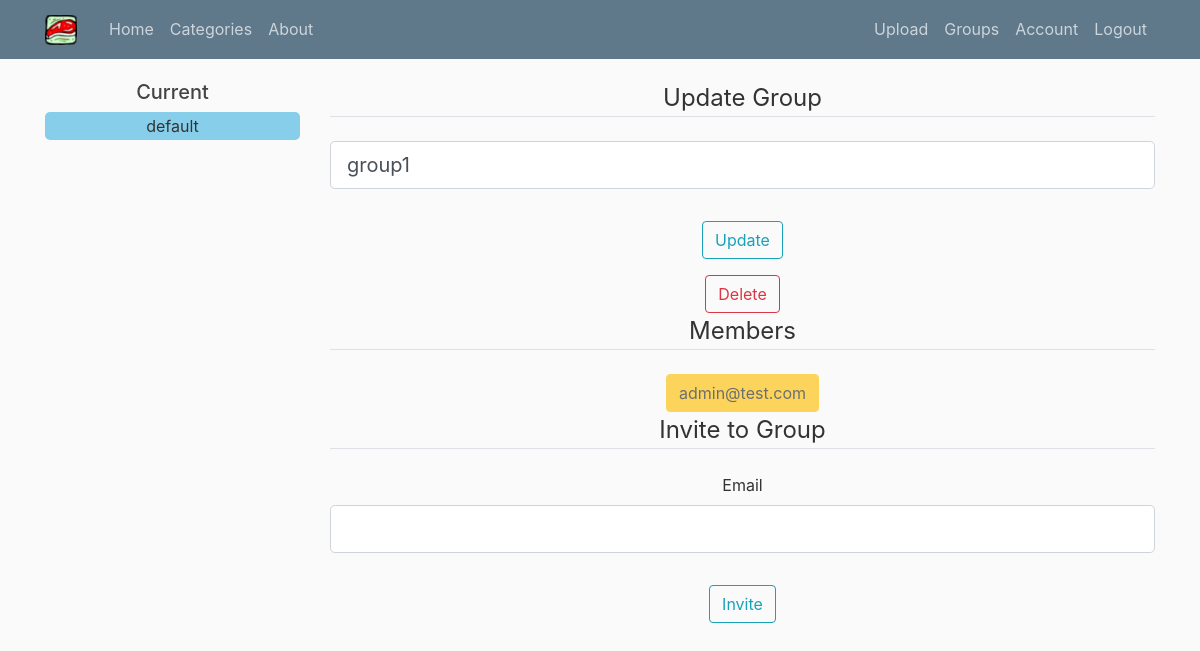
/groups/2 (signed in), run on the app's committed database.
### recipe_scheduler/models.py (models this page shows, shortened)
class Group(db.Model):
    __table_name__ = 'group'
    id = db.Column(db.Integer, primary_key=True)
    group_name = db.Column(db.String(50), unique=False)
    events = db.relationship('Event', backref='event_group', lazy=True)
    categories = db.relationship(
        'Category', backref='category_group', lazy=True)
    created_by = db.Column(db.Integer, db.ForeignKey('user.id'))
    def to_dict(self):
        return {
            'id': self.id,
            'group_name': self.group_name,
            'events': self.events,
            'categories': self.categories,
            'created_by': self.created_by
        }

class User(db.Model, UserMixin):
    __table_name__ = 'user'
    id = db.Column(db.Integer, primary_key=True)
    email = db.Column(db.String(120), unique=True, nullable=False)
    password = db.Column(db.String(60), nullable=False)
    user_groups = db.relationship('Group', secondary='user_groups',
                                  backref=db.backref('users', lazy='dynamic'))
    roles = db.relationship('Role', secondary='users_roles',
                                  backref=db.backref('users', lazy='dynamic'))
    current_group = db.Column(db.Integer)
    groups = db.relationship('Group', backref='groups', lazy=True)
    def to_dict(self):
        return {
            'id': self.id,
            'email': self.email,
            'user_groups': [Group.to_dict(c) for c in self.user_groups]
        }
    def get_current_group(self):
        return self.current_group

### recipe_scheduler/users/routes.py (the view, shortened to what this page needs)
@users.route('/groups/<int:group_id>', methods=['GET', 'POST'])
@login_required
def update_groups(group_id):
    select_group = current_user.get_current_group()
    user_list = current_user.user_groups
    group = Group.query.filter_by(id=group_id).first()
    form = GroupForm()
    invite_form = RequestInviteForm()
    form.group_name.data = group.group_name
    created_by = User.query.filter_by(id=group.created_by).first()
    members = [r.to_dict() for r in group.users.all()]
    return render_template('update_groups.html', title='Update Group',
                           form=form, group=group,
                           user_list=user_list, select_group=int(select_group),
                           invite_form=invite_form, created_by=created_by,
                           members=members)

### recipe_scheduler/users/forms.py
class GroupForm(FlaskForm):
    group_name = StringField(
        'Group',
        validators=[DataRequired()]
    )
    submit = SubmitField('Update')

class RequestInviteForm(FlaskForm):
    email = StringField('Email', validators=[DataRequired(), Email()])
    submit = SubmitField('Invite')

### recipe_scheduler/models.py (called while the page is built)
@login_manager.user_loader
def loader_user(user_id):
    return User.query.get(int(user_id))

### recipe_scheduler/templates/update_groups.html (shortened to what this page needs)
{% extends "layout.html" %}
{% block content %}
<div class="content-section">
    <form method="POST" action="">
        <fieldset class="form-group">
            <legend class="border-bottom mb-4">{{ title }}</legend>
            <div class="form-group">
                {% if not form and form.group_name.errors %}
                {{ form.group_name(class="form-control form-control-lg is-invalid") }}
                <div class="invalid-feedback">
                    {% for error in form.group_name.errors %}
                    <span>{{ error }}</span>
                    {% endfor %}
                </div>
                {% else %}
                    {% if group.created_by == current_user.id and form.group_name.data != "default" %}
                        {{ form.group_name(class="form-control form-control-lg")  }}
                    {% else %}
                        {{ form.group_name(class="form-control form-control-lg", disabled=True)  }}
                        Created by {{ created_by.email }}
                    {% endif %}
                {% endif %}
            </div>
        </fieldset>
        {% if group.created_by == current_user.id and form.group_name.data != "default" %}
        <div class="form-group">
            {{ form.submit(class="btn btn-outline-info") }}
        </div>
        {% endif %}
    </form>
    {% if group.created_by == current_user.id and form.group_name.data != "default" %}
    <button type="button" class="btn btn-outline-danger" data-toggle="modal"
        data-target="#deleteModal-group">Delete</button>
    {% endif %}
    <legend class="border-bottom mb-4">Members</legend>
    {% for member in members %}
    {% if member.id != group.created_by %}
        <button type="button" class="btn btn-outline-danger" data-toggle="modal" data-target="#deletegroupModal-{{member.id}}">{{member.email}}</button>
    <div class="modal fade" id="deletegroupModal-{{member.id}}" tabindex="-1" role="dialog" aria-labelledby="deletegroupModalLabel-{{member.id}}" aria-hidden="true">
        <div class="modal-dialog" role="document">
            <div class="modal-content">
                <div class="modal-header">
                    <h5 class="modal-title" id="deletegroupModalLabel-{{member.id}}">
                        Remove {{member.email}}</h5>
                    <button type="button" class="close" data-dismiss="modal" aria-label="Close">
                        <span aria-hidden="true">&times;</span>
                    </button>
                </div>
                <div class="modal-footer">
                    <button type="button" class="btn btn-secondary" data-dismiss="modal">Close</button>
                    <form
                            action="{{ url_for('users.remove_member', group_id=group.id, user_id=member.id) }}"
                            method="POST">
                        <input class="btn btn-danger" type="submit" value="Delete">
                    </form>
                </div>
            </div>
        </div>
    </div>
    {% else %}
    <button type="button" class="btn btn-warning" data-toggle="modal" disabled>{{member.email}}</button>
    {% endif %}
    {% endfor %}
    {% if group.created_by == current_user.id%}
   <form method="POST" action="">
        <fieldset class="form-group">
            <legend class="border-bottom mb-4">Invite to Group</legend>
            <div class="form-group">
                {{ invite_form.email.label(class="form-control-label") }}
                {% if invite_form.email.errors %}
                {{ invite_form.email(class="form-control form-control-lg is-invalid") }}
                <div class="invalid-feedback">
                    {% for error in invite_form.email.errors %}
                    <span>{{ error }}</span>
                    {% endfor %}
                </div>
                {% else %}
                {{ invite_form.email(class="form-control form-control-lg") }}
                {% endif %}
            </div>
        </fieldset>
        <div class="form-group">
            {{ invite_form.submit(class="btn btn-outline-info") }}
        </div>
    </form>
    {% endif %}
</div>
{% endblock content %}

### recipe_scheduler/templates/sub_menu.html (shortened to what this page needs)
{% if current_user.is_authenticated %}
    {% if group_title %}
<form name="myForm" action="{{ url_for('main.home') }}" method="post" id="submit-form-group">
    <h5>{{group_title}}</h5>
    <div id="submenu-group" class="">
        {% for i in user_list%}
        <input type="radio"
               {% if i.id == select_group %}
               checked="checked"
               {% endif %}
               name="group_options" id="option-{{i.id}}" value="{{i.id}}" class="radiobutton" />
        <label for="option-{{i.id}}" class="radio-label">
        {% if i.created_by == current_user.id %}
            {{i.group_name}}
        {% else %}
            {{i.group_name}}(shared)
        {% endif %}
        </label>
        <br>
        {% endfor %}
    </div>
</form>
    {% else %}
    {% for i in user_list%}
    {% if i.id == select_group %}
    <div class="current-group">
        <h5>Current</h5>
        {% if i.created_by == current_user.id %}
            <div class="current-group-name">{{i.group_name}}</div>
        {% else %}
            <div class="current-group-name">{{i.group_name}}(Shared)</div>
        {% endif %}
    </div>
    {% endif %}
    {% endfor %}
    {% endif%}
{% endif %}

### recipe_scheduler/static/main.css (style rules this page uses)
body { background: #fafafa; color: #333333; margin-top: 5rem; height: 100%; }
h1, h2, h3, h4, h5, h6 { color: #444444; }
.form-group { width: 100%; }
.row legend { text-align: center; }
.current-group { text-align: center; }
.current-group-name { padding: 2px 10px; width: 100%; border-radius: 5px; cursor: pointer; background-color: skyblue; }

### data on the page
Group: group_name "default"
Group: group_name "group1"
User: email "admin@test.com"

### other printed values
{{ title }} "Update Group"
{{ invite_form.email.label(class="form-control-label") }} "Email"
